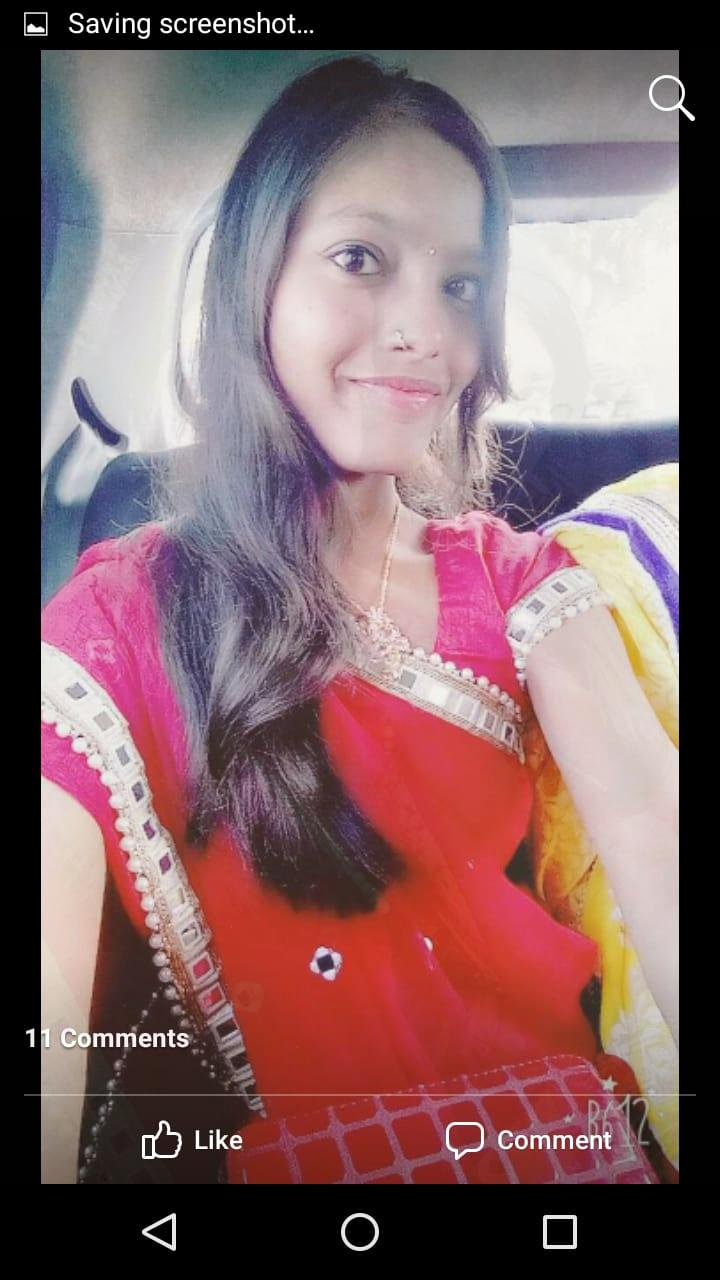
#> input picture blended_IMG-20201021-WA0002.jpg_IMG-20201021-WA0004.jpg.JPEG, 720 x 1280 px, given in place of videoplayback.webm, which was not available
$ python countours_detection.py
#> lines starting #> are read from the running program, lines starting #| are printed output that depends on the picture; after the words box and inside, x2 and y2 are one past the last pixel; in counts of white or black regions, pixels touching at a corner belong together; pictures that were not available may be replaced by others from this repository, and a replacement may not be noted
import cv2

cap=cv2.VideoCapture(r"C:\Users\HP\Downloads\videoplayback.webm")
while True:
    ret,frame = cap.read()
#> frame is the input picture: shape (1280, 720, 3); mean B, G, R 103.8, 100.3, 130.2
    if not ret:
        print("Can't receive frame")
        break
    gray = cv2.cvtColor(frame, cv2.COLOR_BGR2GRAY)
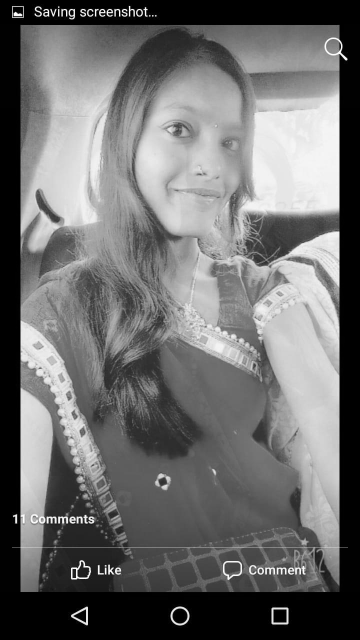
#> gray: shape (1280, 720) (shown at 1/2 size); min 0, max 255, mean 109.6
    ret, thresh = cv2.threshold(gray,100,255,0)
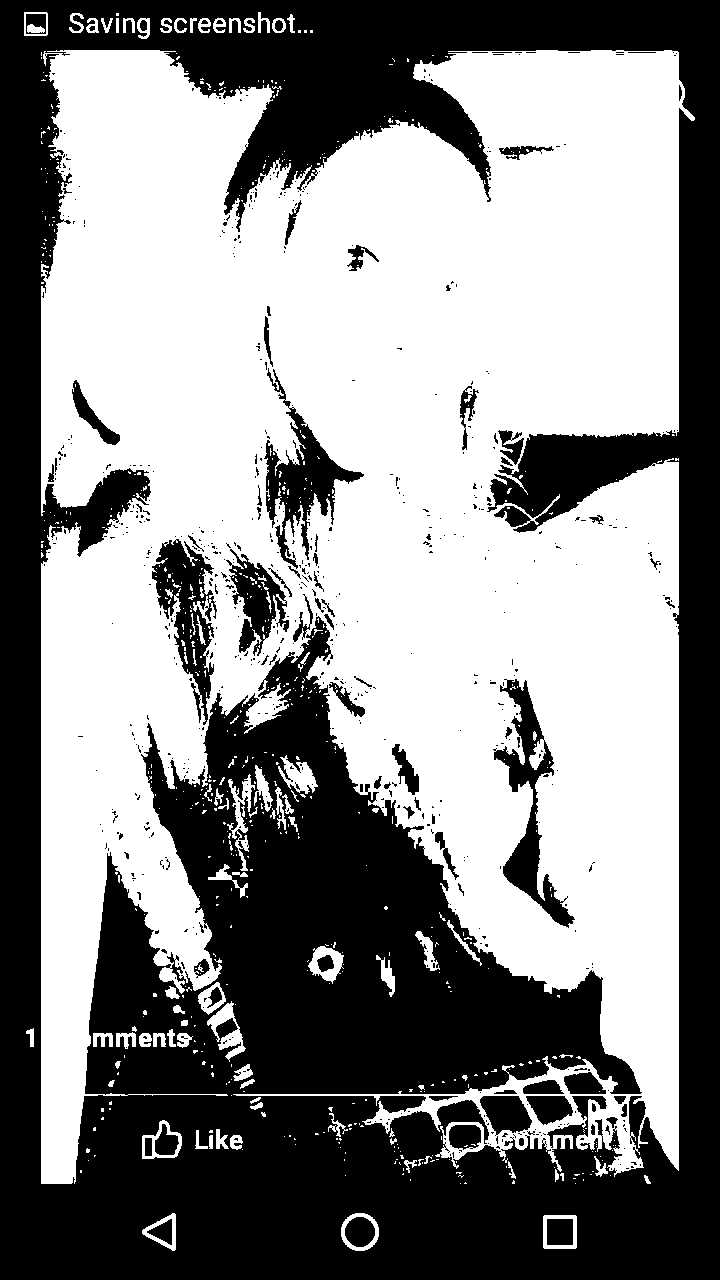
#> thresh: shape (1280, 720); 54.1% white; 639 black regions (558 under 20 px)
    con, heir = cv2.findContours(thresh,cv2.RETR_TREE,cv2.CHAIN_APPROX_SIMPLE)
#> con = 1465 contours, 1265 with area under 20; largest, box (x1, y1, x2, y2) and area: (41, 50, 695, 1184) 510626, (263, 407, 365, 570) 5796, (493, 678, 576, 929) 5734, (151, 538, 218, 726) 5649, (228, 548, 290, 657) 3286
    cv2.drawContours(frame, con, -1, (255,0,0), 1)
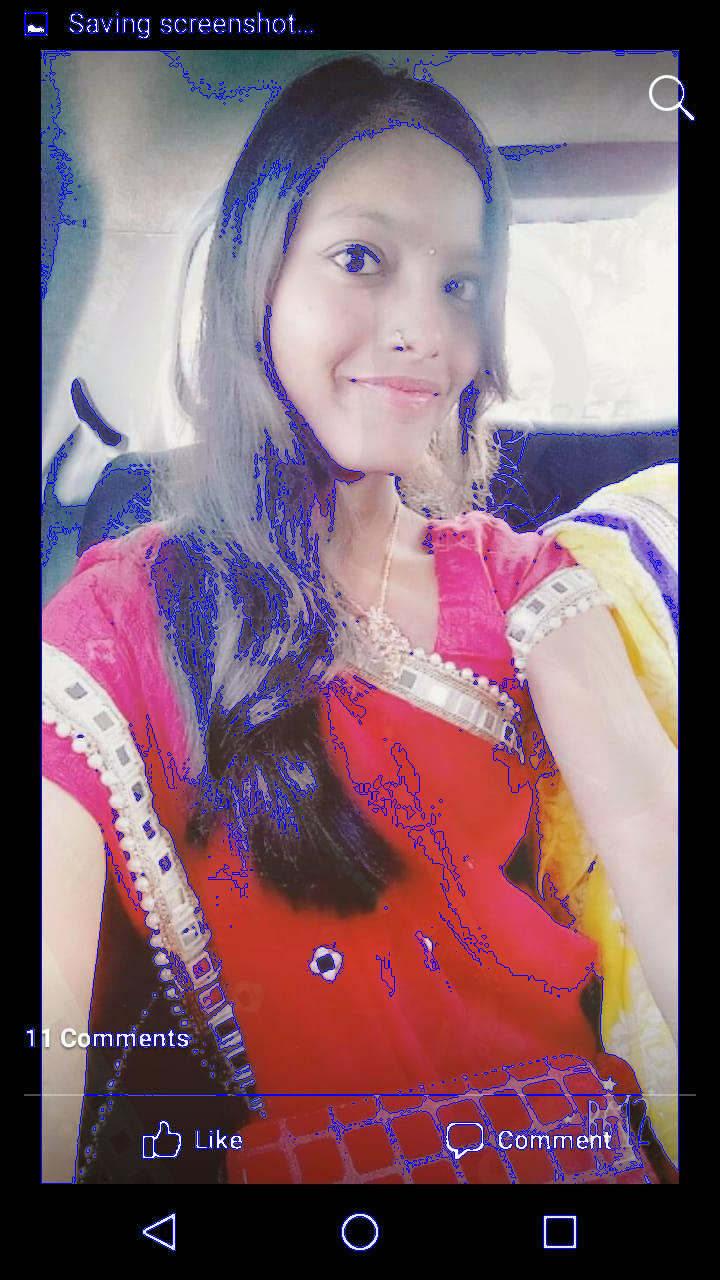
#> frame: shape (1280, 720, 3); 3.42% of pixels changed, all inside (x1, y1, x2, y2) = (24, 12, 695, 1251)
    cv2.imshow("video",frame)
    if cv2.waitKey(1) == 27: # if you press esc
#> (key Esc is pressed here)
        break
cap.release()
cv2.destroyAllWindows()

$ run again, on rotated_IMG-20200917-WA0037.jpg.JPEG
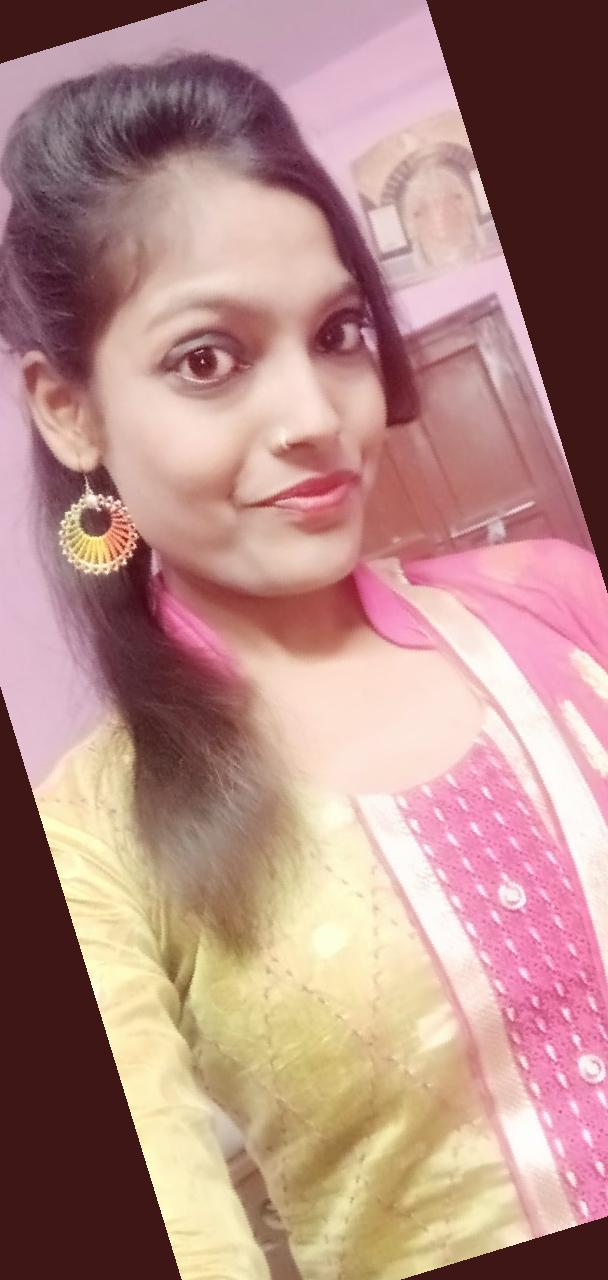
#> input picture rotated_IMG-20200917-WA0037.jpg.JPEG, 608 x 1280 px, given in place of videoplayback.webm, which was not available
#> frame is the input picture: shape (1280, 608, 3); mean B, G, R 134, 140.2, 180.7
#> `ret, thresh = cv2.threshold(gray,100,255,0)`:
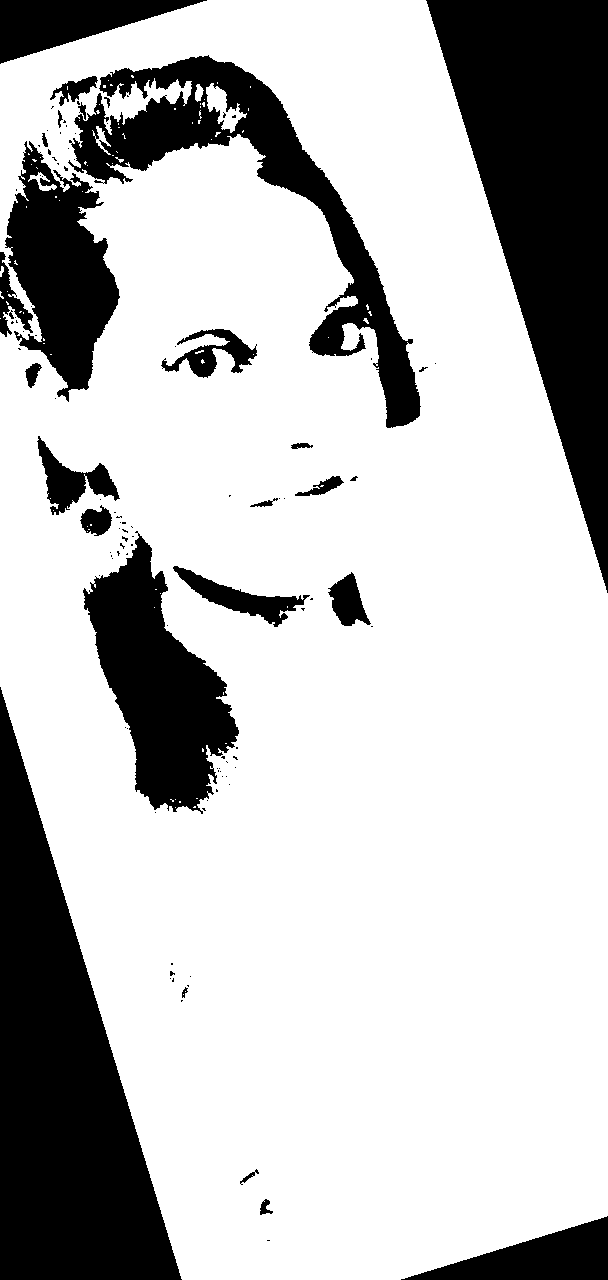
#> thresh: shape (1280, 608); 74.8% white; 111 black regions (83 under 20 px)
#> con = 220 contours, 188 with area under 20; largest, box (x1, y1, x2, y2) and area: (0, 0, 608, 1280) 654144, (67, 54, 422, 429) 28047, (82, 532, 240, 815) 21761, (4, 140, 121, 403) 16617, (172, 565, 311, 628) 2623
#> `cv2.drawContours(frame, con, -1, (255,0,0), 1)`:
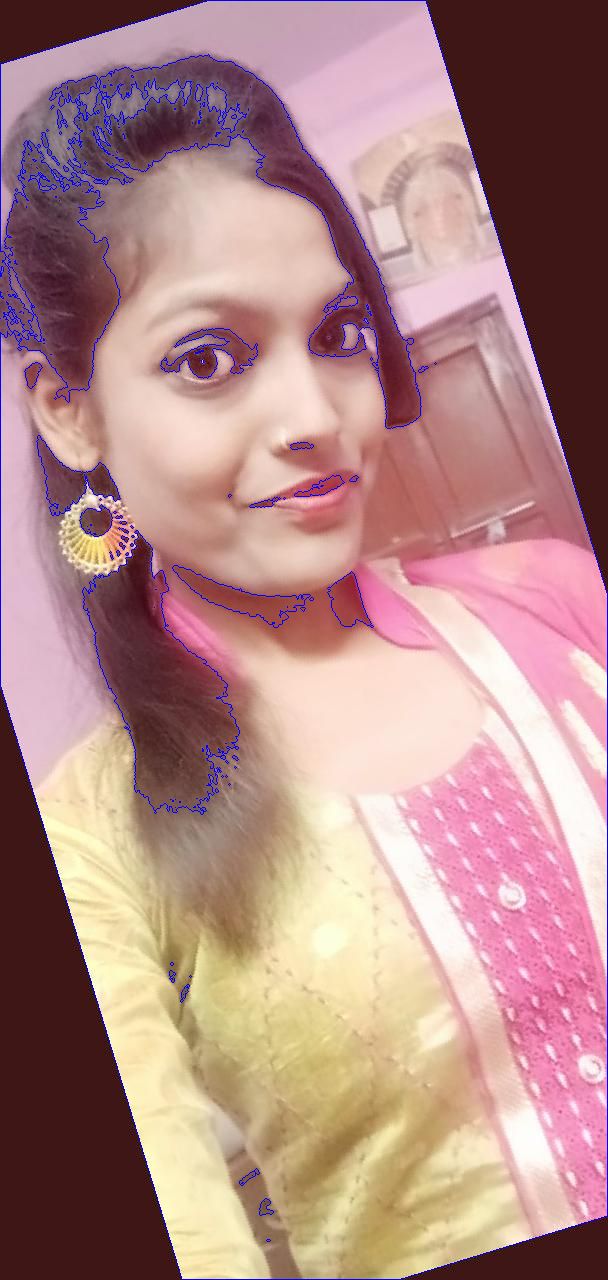
#> frame: shape (1280, 608, 3); 1.42% of pixels changed, all inside (x1, y1, x2, y2) = (0, 0, 608, 1280)

$ run again, on rotated_IMG-20200917-WA0038.jpg.JPEG
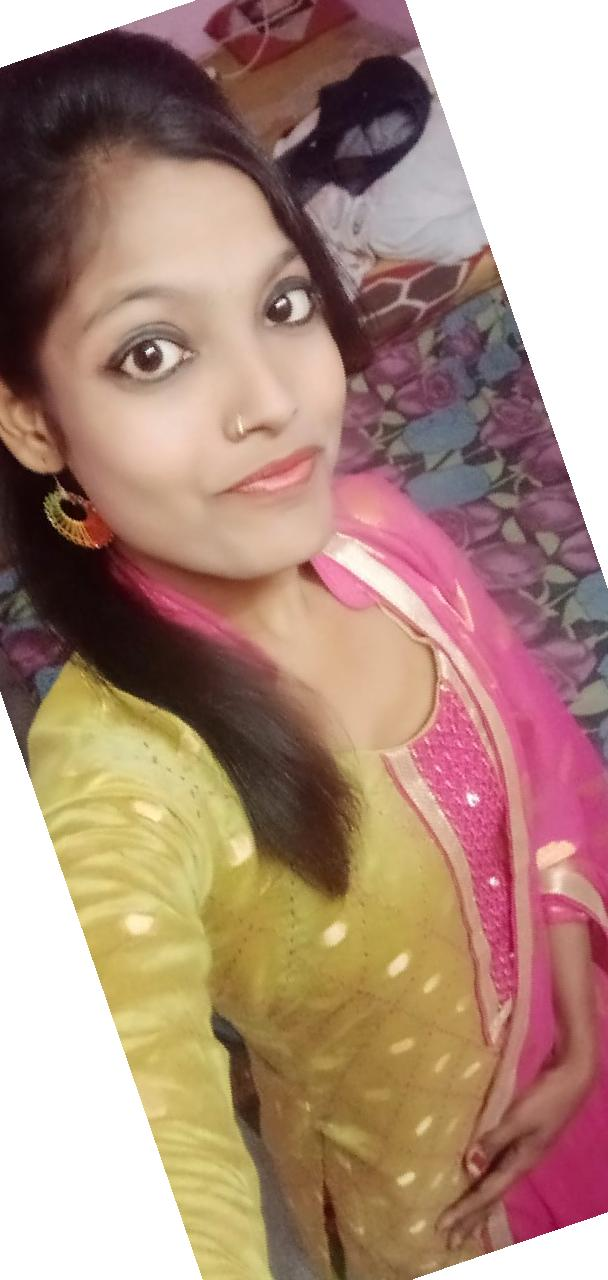
#> input picture rotated_IMG-20200917-WA0038.jpg.JPEG, 608 x 1280 px, given in place of videoplayback.webm, which was not available
#> frame is the input picture: shape (1280, 608, 3); mean B, G, R 124.6, 140.1, 172.1
#> `ret, thresh = cv2.threshold(gray,100,255,0)`:
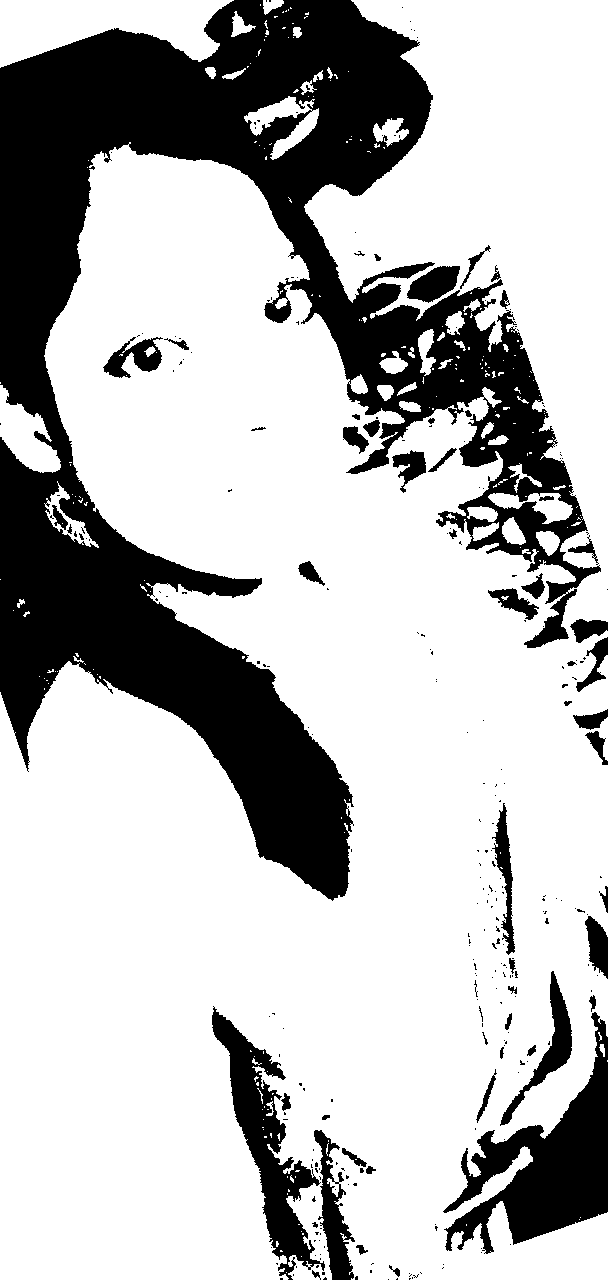
#> thresh: shape (1280, 608); 73.1% white; 287 black regions (231 under 20 px)
#> con = 614 contours, 519 with area under 20; largest, box (x1, y1, x2, y2) and area: (0, 0, 608, 1280) 553117, (0, 0, 234, 68) 9571, (0, 385, 61, 473) 2568, (499, 970, 573, 1127) 2324, (244, 96, 319, 160) 1672
#> `cv2.drawContours(frame, con, -1, (255,0,0), 1)`:
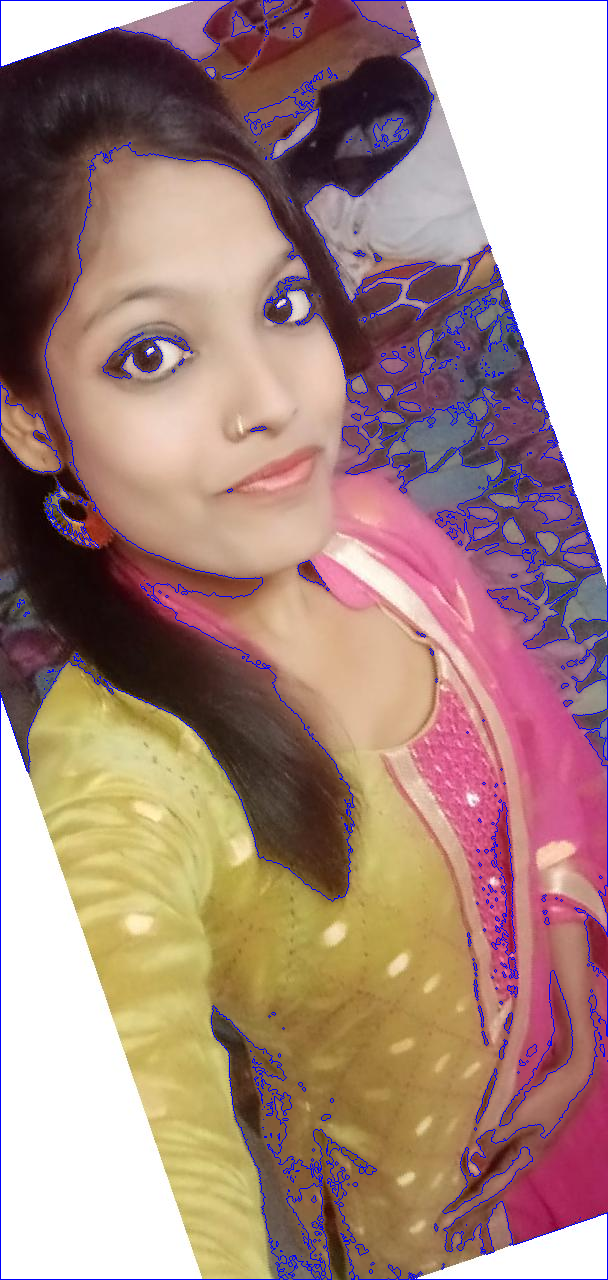
#> frame: shape (1280, 608, 3); 2.61% of pixels changed, all inside (x1, y1, x2, y2) = (0, 0, 608, 1280)
